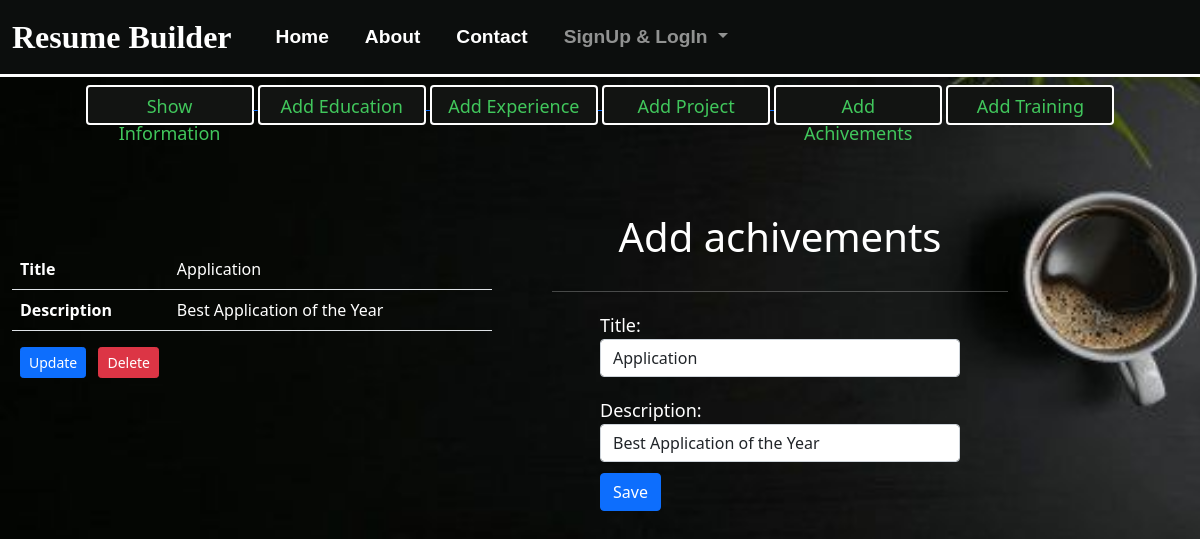
/updachivements/12, run on the app's committed database.
### myapp/models.py (models this page shows, shortened)
class Achivements(models.Model):
    person=models.ForeignKey(CandidateInfo,on_delete=models.CASCADE)
    title=models.CharField(max_length=50)
    description=models.CharField(max_length=255)

### myapp/views.py (the view)
# urls.py: path('updachivements/<id>',views.upd_achivements,name='updachivements'),
def upd_achivements(request,id):
    if request.method == 'POST':
       obj= Achivements.objects.get(id=id)
       achivform=achivementsForm(request.POST,instance=obj)
       if achivform.is_valid():
            achivform.save()
            return redirect('addachivements', id=obj.person.id)
       else:
             return redirect('alert')
    else:
        obj= Achivements.objects.get(id=id)
        person=CandidateInfo.objects.get(id=obj.person.id)
        achivements=Achivements.objects.filter(person=person)
        achivform=achivementsForm(instance=obj)
        return render(request,'addachivements.html',{'achivform':achivform,'id':obj.person,'data':achivements})

### myapp/forms.py
class achivementsForm(forms.ModelForm):
    class Meta:
        model=Achivements
        exclude=['person']
        widgets={
                  'title':forms.TextInput(attrs={'class':'form-control'}),
                  'description':forms.TextInput(attrs={'class':'form-control'})
         }

### myapp/models.py (called while the page is built)
    def __str__(self):
        return self.candidate_name

### myapp/templates/addachivements.html (shortened to what this page needs)
{% extends 'base.html' %}
{% load static %}
{% block body%}
<div class="container-fluid">
  <div class="text-center mt-2">
    <a href="{% url 'showinfo' id %}"><button class="btn topbtn">Show Information</button> </a>
    <a href="{% url 'addeducation' id %}"><button class="btn topbtn">Add Education</button> </a>
    <a href="{% url 'addexperience' id %}"><button class="btn topbtn">Add Experience</button> </a>
    <a href="{% url 'addproject' id %}"><button class="btn topbtn">Add Project</button> </a>
    <a href="{% url 'addachivements' id  %}"><button class="btn topbtn">Add Achivements</button></a>
    <a href="{% url 'addtraining' id  %}"><button class="btn topbtn">Add Training</button></a>
  </div>
  <div class="row sp">
    <div class="col-5  mt-2">
      {% for i in data %}
      <div class="sp1">
        <table class="table  mt-2 tbl ">
          <tr>
            <th>Title</th>
            <td>{{i.title}}</td>
          </tr>
          <tr>
            <th>Description</th>
            <td>{{i.description}}</td>
          </tr>
        </table>
        <a href="{% url 'updachivements' i.id %}"><button class="btn btn-sm btn-primary mb-2 ms-2">Update</button></a>
        <a href="{% url 'delachivements' i.id %}"><button class="btn btn-sm btn-danger mb-2 ms-2">Delete</button></a>
      </div>
      {% endfor %}
    </div>
    <div class="col-6  mt-2">
      <div class="margin">
        <div class="row my-3">
          <div class="col-sm-6 offset-sm-3  bg left">
            <h2>Add achivements</h2>
            <hr>
            <form method="POST" class="form" class="shadow p-5">
              {% for i in achivform %}
              <div class="form-group ms-5 me-5 font">
                <p class="margin">  {{i.label_tag}} {{i}}</p>
              </div>
              {% endfor %}
              <input type="submit" value="Save" class="btn btn-primary ms-5 mt-2 mb-2">
            </form>
          </div>
        </div>
      </div>
    </div>
  </div>
</div>
{% endblock body %}

### data on the page
Achivements: title "Application", description "Best Application of the Year", achivform "Application" "Best Application of the Year"

### other printed values
{{ i.label_tag }} "Title:" "Description:"
